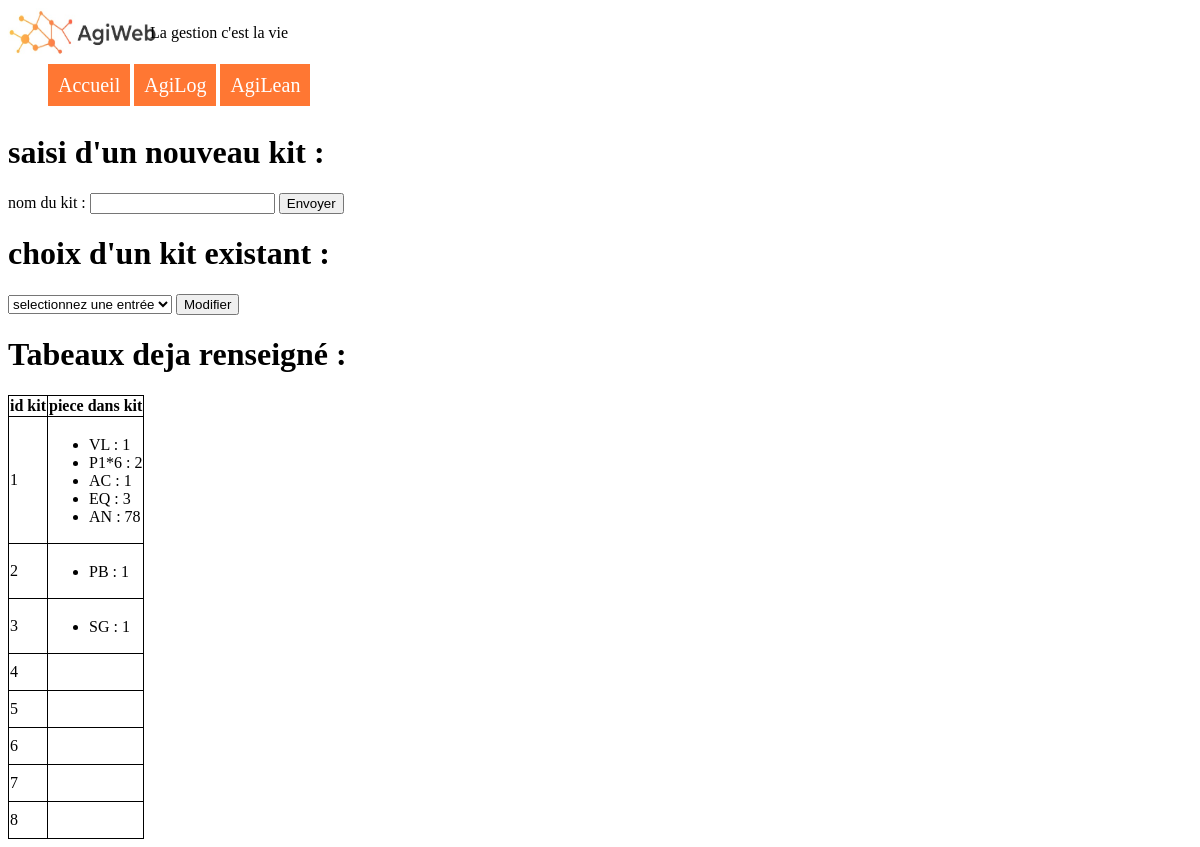
The app's page /Agilog/Initialisation/Code_kit with its own data.
### tables this page shows
CREATE TABLE "kit" (
	"id"	INTEGER NOT NULL,
	"nom_kit"	TEXT,
	"stock_alean"	INTEGER,
	PRIMARY KEY("id")
);

CREATE TABLE "compo_kit" (
	"kit"	INTEGER NOT NULL,
	"piece"	TEXT NOT NULL,
	"quantite"	INTEGER NOT NULL
);

### run.py (the view)
@app.route('/Agilog/Initialisation/Code_kit', methods=['GET', 'POST'])
def code_kit():
    contenu=""
    kit= recupere_interraction(1,contenu)
    con = lite.connect(cheminbdd)
    con.row_factory = lite.Row
    cur=con.cursor()
    cur.execute("SELECT nom_kit FROM kit;")
    base=cur.fetchall()#variable pour le menu déroulant
    cur.execute("SELECT id FROM kit;")
    id=cur.fetchall()
    dico_kit=[]
    for base in id :
        cur.execute('SELECT piece, quantite FROM compo_kit WHERE kit=?;',[base[0]])
        dico_kit.append(cur.fetchall())#dico_kit est une liste de dictionnaire ou chaque dictionnaire est un kit
    cur.execute("SELECT nom_kit FROM kit;")
    base=cur.fetchall()
    cur.close()
    return(render_template("Code_kit_init.html", msg="" ,tab_piece=dico_kit ,liste_kit=base ,liste_id=id ))

### fonctions_logiques.py (called while the page is built)
def recupere_interraction(n,contenu):
    L=[]
    for i in range(n):
        nom=str(request.args.get('nom_kit'+str(i),''))
        L.append(nom)
    return(L)

### Templates/Code_kit_init.html (shortened to what this page needs)
<html lang="en" dir="ltr">
{%include 'head.html'%}
  <body>
    {%include 'navbar.html'%}
    <h1>saisi d'un nouveau kit :</h1>
    <form method='post' action='{{url_for('modif_kit')}}'>
      <label for="nom_kit1"> nom du kit : </label><input type='str' name='nom_kit_a_modif' value='' />
      <input type='submit' value='Envoyer'/>
    </form>
    <h1>choix d'un kit existant :</h1>
    <form action="{{url_for('modif_kit')}}" method="post">
      <select name="nom_kit_a_modif">
        <option value="vierge">selectionnez une entrée</option>
      </select>
      <input type="submit" value="Modifier">
    </form>
    <h1>Tabeaux deja renseigné :</h1>
    <table>
      <tr>
        <th>id kit</th>
        <th>piece dans kit</th>
      </tr>
      {%for kit in liste_id%}
      <tr>
        <td>{{kit[0]}}</td>
        <td>
          <ul>
            {%for piece in tab_piece[loop.index0]%}
            <li>{{piece['piece']}} : {{piece['quantite'] }} </li>
            {%endfor%}
          </ul>
        </td>
      </tr>
      {%endfor%}
    </table>
  </body>
</html>

### Static/accueil.css (style rules this page uses)
table { border-collapse: collapse; }
td,th { border-style: solid; border: 1px, solid black; }
td,th { border: 1px solid black; }

### records on screen
kit: id "1"
compo_kit: piece "VL", quantite "1"
compo_kit: piece "P1*6", quantite "2"
compo_kit: piece "AC", quantite "1"
compo_kit: piece "EQ", quantite "3"
compo_kit: piece "AN", quantite "78"
kit: id "2"
compo_kit: piece "PB", quantite "1"
kit: id "3"
compo_kit: piece "SG", quantite "1"
kit: id "4"
kit: id "5"
kit: id "6"
kit: id "7"
kit: id "8"
